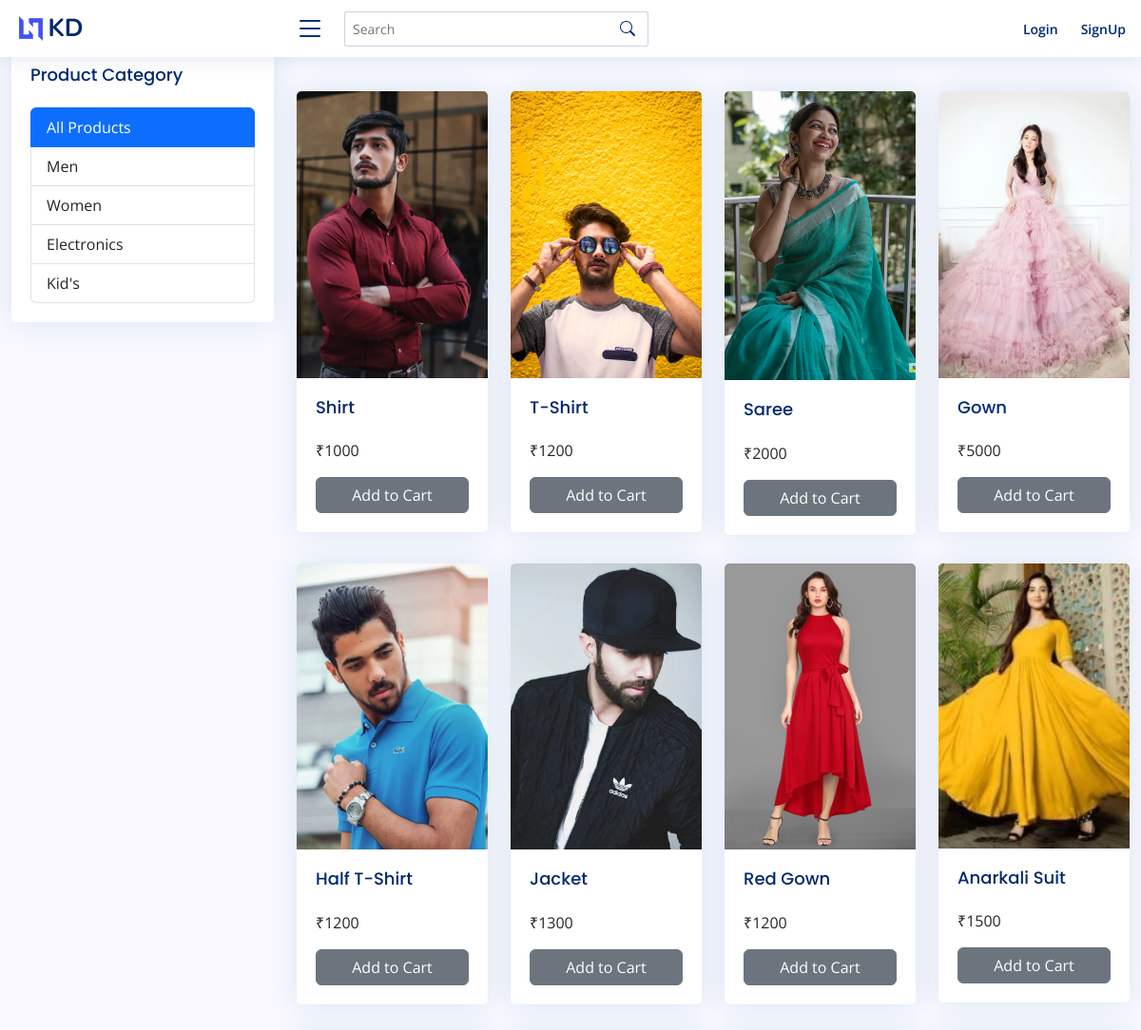
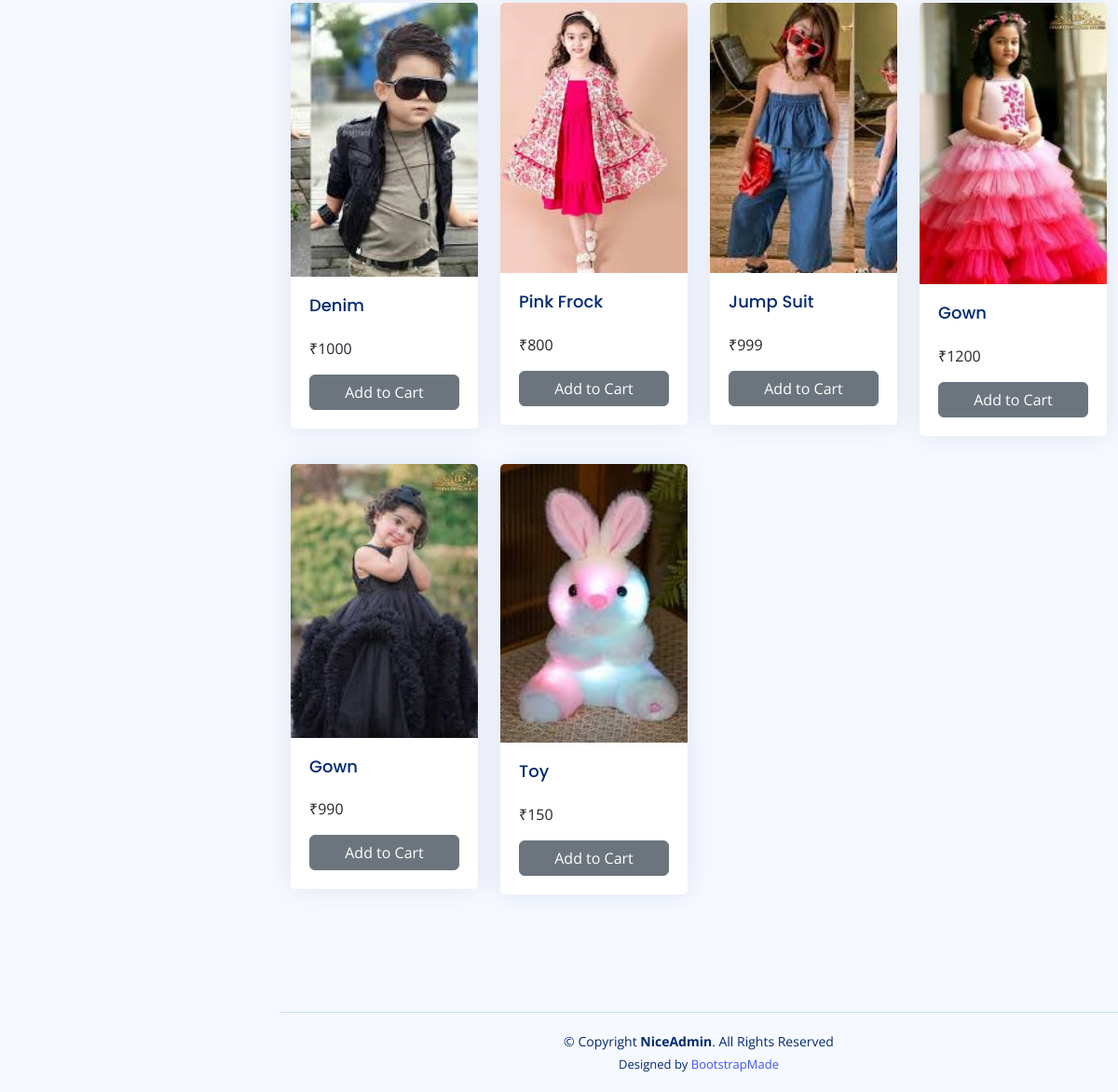
The page / on the database its author committed (2 pictures, top to bottom).
### cart_admin/models.py (models this page shows)
class Category(models.Model):
    name=models.CharField(max_length=50)
    des=models.CharField(max_length=100)

class Product(models.Model):
    name=models.CharField(max_length=50)
    price=models.FloatField()
    category=models.ForeignKey(Category,on_delete=models.CASCADE)
    des=models.CharField(max_length=100)
    image=models.FileField(upload_to='uploads/products/')

### cart/views.py (the view, shortened to what this page needs)
# urls.py: path('',views.index,name='index'),
def index(request):
    cid=request.GET.get('category')
    if cid:
        prods=Product.objects.filter(category=cid)
    else:
        prods=Product.objects.all()
    cats=Category.objects.all()
    data={'prods':prods,'cats':cats}
    return render(request,"customer/index.html",data)

### cart/templatetags/my_filter.py (called while the page is built)
@register.filter
def Currency(value):
    return "₹"+str(int(value))

### templates/customer/index.html (shortened to what this page needs)
<!DOCTYPE html>
{% load static %}
{% load my_filter %}
<html lang="en">
<head>
  <link href="{% static 'assets/vendor/bootstrap/css/bootstrap.min.css' %}" rel="stylesheet">
  <link href="{% static 'assets/vendor/bootstrap-icons/bootstrap-icons.css' %}" rel="stylesheet">
  <link href="{% static 'assets/vendor/boxicons/css/boxicons.min.css' %}" rel="stylesheet">
  <link href="{% static 'assets/vendor/quill/quill.snow.css' %}" rel="stylesheet">
  <link href="{% static 'assets/vendor/quill/quill.bubble.css' %}" rel="stylesheet">
  <link href="{% static 'assets/vendor/remixicon/remixicon.css' %}" rel="stylesheet">
  <link href="{% static 'assets/vendor/simple-datatables/style.css' %}" rel="stylesheet">
  <link href="{% static 'assets/css/style.css' %}" rel="stylesheet">
</head>
<body>
{% if request.session.cust_id %}
  <header id="header" class="header fixed-top d-flex align-items-center">
    <div class="d-flex align-items-center justify-content-between">
      <a href="index.html" class="logo d-flex align-items-center">
        <img src="assets/img/logo.png" alt="">
        <span class="d-none d-lg-block">KD</span>
      </a>
      <i class="bi bi-list toggle-sidebar-btn"></i>
    </div>
    <div class="search-bar">
      <form class="search-form d-flex align-items-center" method="POST" action="#">
        <input type="text" name="query" placeholder="Search" title="Enter search keyword">
        <button type="submit" title="Search"><i class="bi bi-search"></i></button>
      </form>
    </div>
    <nav class="header-nav ms-auto">
      <ul class="d-flex align-items-center">
        <li class="nav-item d-block d-lg-none">
          <a class="nav-link nav-icon search-bar-toggle " href="#">
            <i class="bi bi-search"></i>
          </a>
        </li>
        <li class="nav-item dropdown pe-3">
          <a class="nav-link nav-profile d-flex align-items-center pe-0" href="/profile/" data-bs-toggle="dropdown">
             <img src="{{request.session.cust_id|mg}}" alt="Profile" class="rounded-circle">{{request.session.cust_name}}
          </a>
        </li>
          <li class="nav-item dropdown pe-3">
             <a class="nav-link nav-profile d-flex align-items-center pe-0" href="/cart/" data-bs-toggle="dropdown">
            <span class="d-none d-md-block ps-2">Cart</span>
        </a>
          </li>
          <li class="nav-item dropdown pe-3">
            <a class="nav-link nav-profile d-flex align-items-center pe-0" href="/logout/" data-bs-toggle="dropdown">
              <span class="d-none d-md-block ps-2">Logout</span>
            </a>
        </li>
      </ul>
    </nav>
  </header>
{% else %}
<header id="header" class="header fixed-top d-flex align-items-center">
  <div class="d-flex align-items-center justify-content-between">
    <a href="index.html" class="logo d-flex align-items-center">
      <img src="{% static 'assets/img/logo.png' %}" alt="">
      <span class="d-none d-lg-block">KD</span>
    </a>
    <i class="bi bi-list toggle-sidebar-btn"></i>
  </div>
  <div class="search-bar">
    <form class="search-form d-flex align-items-center" method="POST" action="#">
      <input type="text" name="query" placeholder="Search" title="Enter search keyword">
      <button type="submit" title="Search"><i class="bi bi-search"></i></button>
    </form>
  </div>
  <nav class="header-nav ms-auto">
    <ul class="d-flex align-items-center">
      <li class="nav-item dropdown pe-3">
        <a class="nav-link nav-profile d-flex align-items-center pe-0" href="/userlogin/" data-bs-toggle="dropdown">
          <span class="d-none d-md-block ps-2">Login</span>
        </a>
        </li>
        <li class="nav-item dropdown pe-3">
          <a class="nav-link nav-profile d-flex align-items-center pe-0" href="/signup/" data-bs-toggle="dropdown">
            <span class="d-none d-md-block ps-2">SignUp</span>
          </a>
      </li>
    </ul>
  </nav>
</header>
{% endif %}
  <div class="container-fluid my-5">
    <div class="row">
      <div class="col-lg-3">
        <div class="card">
          <div class="card-body">
            <h5 class="card-title">Product Category</h5>
            <div class="list-group">
              <a href="/" class="list-group-item list-group-item-action active" aria-current="true">
                All Products
              </a>
              {% for c in cats %}
              <a href="/?category={{c.id}}" class="list-group-item list-group-item-action">{{c.name|title}}</a>
              {% endfor %}
            </div>
          </div>
        </div>
      </div>
      <div class="col-lg-9">
         <div class="row my-5">
          {% for p in prods %}
          <div class="col-sm-3">
            <div class="card">
              <img src="{{p.image.url}}" class="card-img-top" alt="...">
              <div class="card-body">
                <h5 class="card-title">{{p.name|title}}</h5>
                <p class="card-text">{{p.price|Currency}}</p>
              <div class="row">
                {% if p|cart_status:request.session.cust_id %}
                <form action="/" method="post" class="col-2">
                  {% csrf_token %}
                  <input type="hidden" name="addproduct" value="{{p.id}}">
                  <input type="hidden" name="remove" id="remove" value="True">
                <input type="submit" class="btn btn-block btn-secondary" value="-">
                </form>
                <div class="text-center p-2 col-7">
                      {{p|cart_quantity:request.session.cust_id}} in Cart
                </div>
                <form action="/" method="post" class="col-2">
                  {% csrf_token %}
                  <input type="hidden" name="addproduct" value="{{p.id}}">
                <input type="submit" class="btn btn-block btn-secondary w-100" value="+">
                </form>
                {% else %}
                <form action="/" method="post">
                <input type="submit" class="btn btn-secondary w-100" value="Add to Cart">
                </form>
                {% endif %}
              </div>
              </div>
            </div>
          </div>
          {% endfor %}
         </div>
      </div>
    </div>
    </div>
  <footer id="footer" class="footer">
    <div class="copyright">
      &copy; Copyright <strong><span>NiceAdmin</span></strong>. All Rights Reserved
    </div>
    <div class="credits">
      Designed by <a href="https://bootstrapmade.com/">BootstrapMade</a>
    </div>
  </footer>
</body>
</html>

### static/assets/css/style.css (style rules this page uses)
:root { scroll-behavior: smooth; }
body { font-family: "Open Sans", sans-serif; background: #f6f9ff; color: #444444; }
a { color: #4154f1; text-decoration: none; }
h1, h2, h3, h4, h5, h6 { font-family: "Nunito", sans-serif; }
.card { margin-bottom: 30px; border: none; border-radius: 5px; box-shadow: 0px 0 30px rgba(1, 41, 112, 0.1); }
.card-title { padding: 20px 0 15px 0; font-size: 18px; font-weight: 500; color: #012970; font-family: "Poppins", sans-serif; }
.card-body { padding: 0 20px 20px 20px; }
.logo { line-height: 1; }
@media (min-width: 1200px) { .logo { width: 280px; } }
.logo img { max-height: 26px; margin-right: 6px; }
.logo span { font-size: 26px; font-weight: 700; color: #012970; font-family: "Nunito", sans-serif; }
.header { transition: all 0.5s; z-index: 997; height: 60px; box-shadow: 0px 2px 20px rgba(1, 41, 112, 0.1); background-color: #fff; padding-left: 20px; }
.header .toggle-sidebar-btn { font-size: 32px; padding-left: 10px; cursor: pointer; color: #012970; }
.header .search-bar { min-width: 360px; padding: 0 20px; }
.header .search-form { width: 100%; }
.header .search-form input { border: 0; font-size: 14px; color: #012970; border: 1px solid rgba(1, 41, 112, 0.2); padding: 7px 38px 7px 8px; border-radius: 3px; transition: 0.3s; width: 100%; }
.header .search-form button { border: 0; padding: 0; margin-left: -30px; background: none; }
.header .search-form button i { color: #012970; }
.header-nav ul { list-style: none; }
.header-nav>ul { margin: 0; padding: 0; }
.header-nav .nav-profile { color: #012970; }
.header-nav .nav-profile span { font-size: 14px; font-weight: 600; }
@media (min-width: 1200px) { #main, #footer { margin-left: 300px; } }
.footer { padding: 20px 0; font-size: 14px; transition: all 0.3s; border-top: 1px solid #cddfff; }
.footer .copyright { text-align: center; color: #012970; }
.footer .credits { padding-top: 5px; text-align: center; font-size: 13px; color: #012970; }

### rows shown on the page
Category: name "Men"
Category: name "Women"
Category: name "Electronics"
Category: name "Kid's"
Product: image (picture), name "Shirt", price|Currency "₹1000"
Product: image (picture), name "T-Shirt", price|Currency "₹1200"
Product: image (picture), name "Saree", price|Currency "₹2000"
Product: image (picture), name "Gown", price|Currency "₹5000"
Product: image (picture), name "Half T-Shirt", price|Currency "₹1200"
Product: image (picture), name "Jacket", price|Currency "₹1300"
Product: image (picture), name "Red Gown", price|Currency "₹1200"
Product: image (picture), name "Anarkali Suit", price|Currency "₹1500"
Product: image (picture), name "Denim", price|Currency "₹1000"
Product: image (picture), name "Pink Frock", price|Currency "₹800"
Product: image (picture), name "Jump Suit", price|Currency "₹999"
Product: image (picture), name "Gown", price|Currency "₹1200"
Product: image (picture), name "Gown", price|Currency "₹990"
Product: image (picture), name "Toy", price|Currency "₹150"
